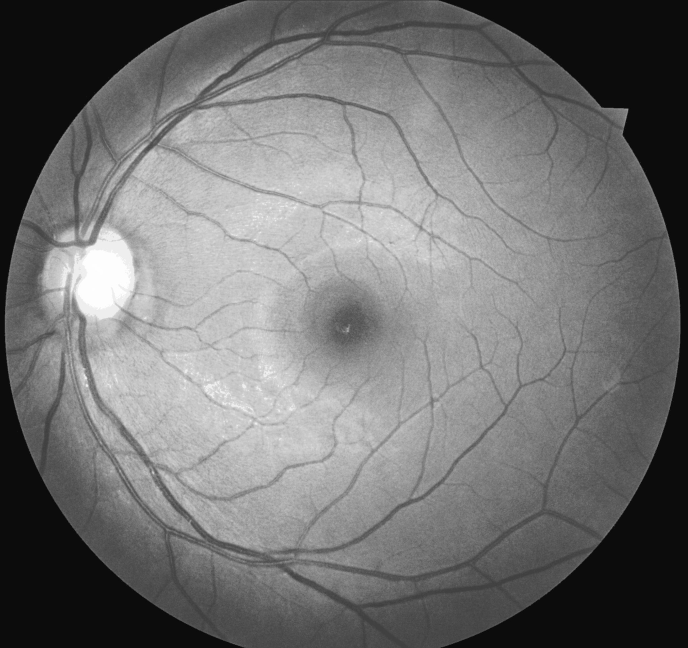
#> input picture histnormresult_big1.png, 2064 x 1944 px (shown at 1/3 size)
$ python gabor_filter.py
#> lines starting #> are read from the running program, lines starting #| are printed output that depends on the picture
import numpy as np
np.set_printoptions(precision=2, suppress=True)
import cv2
import matplotlib.pyplot as plt


from LogGabor import LogGabor
ns = 500
img = cv2.imread('histnormresult_big1.png', 0)
#> img is the input picture: shape (1944, 2064); min 0, max 255, mean 114
img = cv2.resize(img, (ns, ns))
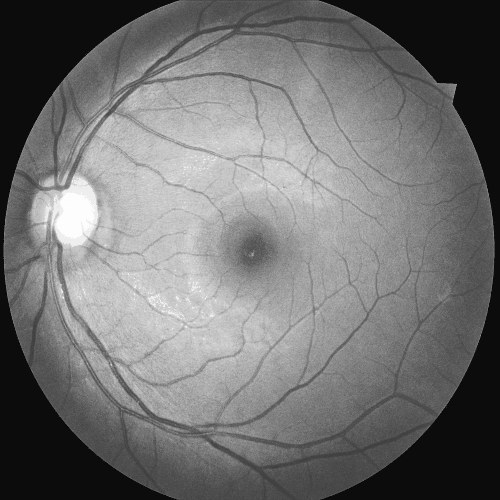
#> img: shape (500, 500); min 3, max 255, mean 113.9
#parameterfile = 'https://raw.githubusercontent.com/bicv/LogGabor/master/default_param.py'
parameterfile = {
# Image
# 'N_image' : None, #use all images in the folder
'N_image' : 100, #use 100 images in the folder
# 'N_image' : 10, #use 4 images in the folder
'seed' : None, # a seed for the Random Number Generator (RNG) for picking images in databases, set to None xor set to a given number to freeze the RNG
'N_X' : ns, # size of images
'N_Y' : ns, # size of images
# 'N_X' : 64, # size of images
# 'N_Y' : 64, # size of images
'noise' : 0.1, # level of noise when we use some
'do_mask'  : True, # self.pe.do_mask
'mask_exponent': 3., #sharpness of the mask
# whitening parameters:
'do_whitening'  : True, # = self.pe.do_whitening
'white_name_database' : 'kodakdb',
'white_n_learning' : 0,
'white_N' : .07,
'white_N_0' : .0, # olshausen = 0.
'white_f_0' : .4, # olshausen = 0.2
'white_alpha' : 1.4,
'white_steepness' : 4.,
'white_recompute' : False,
# Log-Gabor
#'base_levels' : 2.,
'base_levels' : 1.618,
'n_theta' : 30, # number of (unoriented) angles between 0. radians (included) and np.pi radians (excluded)
'B_sf' : .4, # 1.5 in Geisler
'B_theta' : 3.14159/18.,
# PATHS
'use_cache' : True,
'figpath': 'results',
'edgefigpath': 'results/edges',
'matpath': 'cache_dir',
'edgematpath': 'cache_dir/edges',
'datapath': 'database',
'ext' : '.pdf',
'figsize': 14.,
'formats': ['pdf', 'png', 'jpg'],
'dpi': 450,
'verbose': 0,
}
#img = cv2.imread('trial_2.png', 0)


#> (the run stopped early here; a loop or call above may not have finished)

$ run again, with trial_2.png copied over histnormresult_big1.png
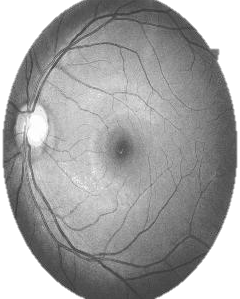
#> input picture trial_2.png, 240 x 299 px
#> img is the input picture: shape (299, 240); min 49, max 255, mean 163.3
#> `img = cv2.resize(img, (ns, ns))`:
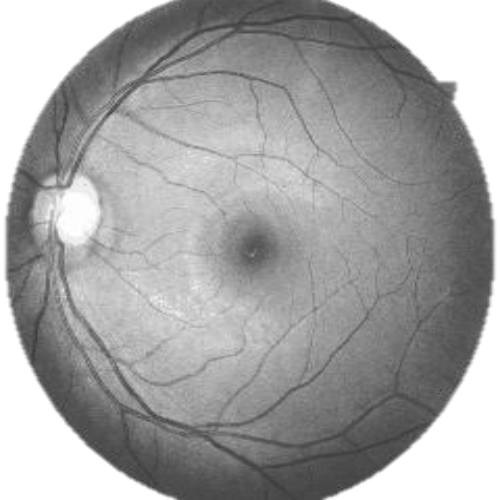
#> img: shape (500, 500); min 53, max 255, mean 163.2
